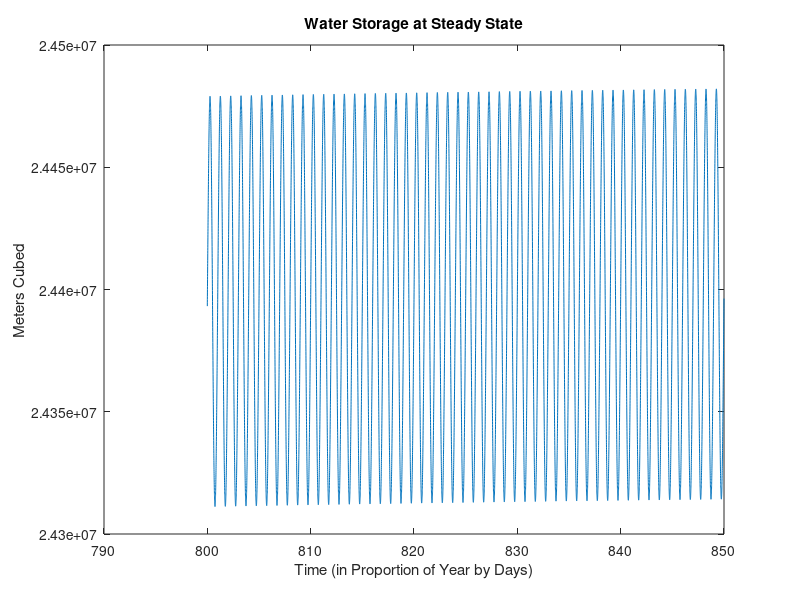
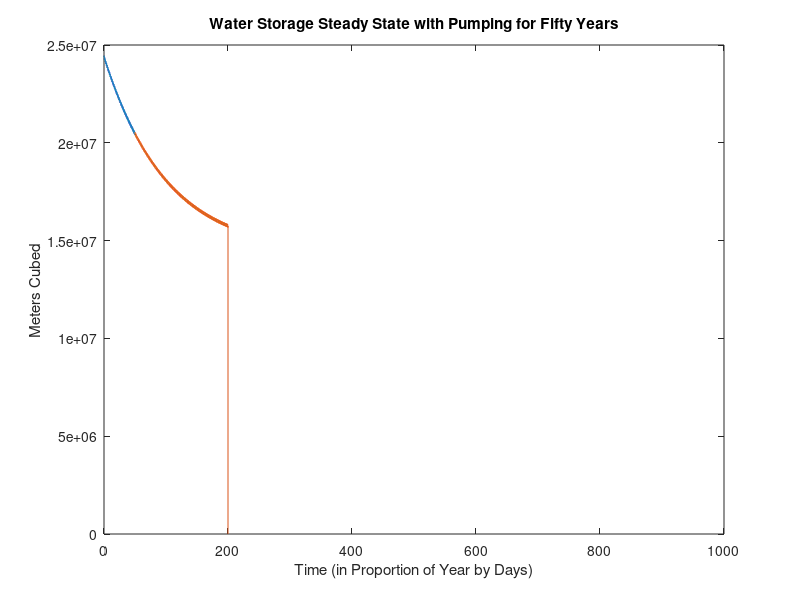
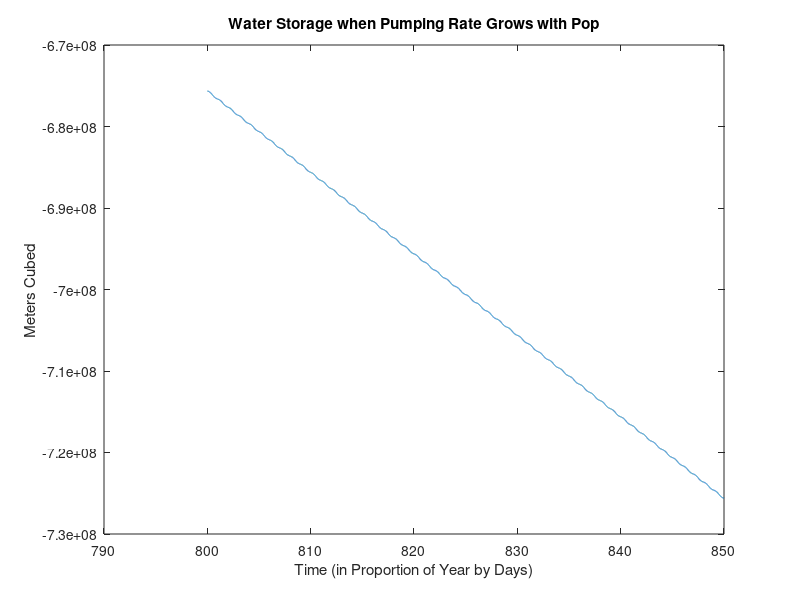

Source code (MATLAB) for these figures, in order:
dt = 1/365; % 1 day time step
t = [0:dt:1000]; % 1 years
area = 1000 *1000;
%precip
Pmax = 1; % meter per year
P = (Pmax/2) * (cos(2*pi*t)+1); % meters cubed of precip over 1km area

% figure(1)
% plot(t, P, '-b')
% title('Precip')

%temp

Tmax = 25; %deg celsius
Tmin = 10;
T = ((Tmax-Tmin)/2)*(sin(2*pi*t-pi/2)+1)+Tmin;

% %plot
% figure(2)
% plot(t,T)
% title('Temp')

%runoff = q_s
ks = 10; % no units
Ph = 1; % meter per year
qs = (P./(1+ks*exp(-P./Ph))); %runoff (m/yr) make sure to multiple by area to get cubic meters per year

% figure(3)
% plot(P, qs./P)
% title('Fraction of Precip that goes to runoff')

%1 see doc

%2
kt = .001; % meters per year*celsius^2
Pmax = 1; % meters cubed per year
Tmax = 25; %deg celsius
Tmin = 10;

E = (kt*.5*T.^2); % meters cubed of evap over 1km area

% figure(2)
% plot(t(1:365), P(1:365), 'r')
% hold on
% plot(t(1:365), E(1:365), 'b')
% title('Precipitation and Evaporation over 1 Year over 1km aquifer')
% xlabel('Time (in Proportion of Year by Days)')
% ylabel('Meters of precip')

totalrainfall = sum(P*dt); % .5027 meters per one year

%3 
qn = 0; % no groundwater pumping
kb = .01; % per year

ks = 10; % no units
Ph = 1; % meter cubed per year


% initial condition
S0 = 10^6; % meters cubed
% solve with Euler Forward

Sf = 0*t; % placeholder

Sf(1) = S0;

f = @(Sf, P, E, qs)P*area-E*area-qs*area-(kb.*Sf);

for i = 2:length(t)
    Sf(i) = Sf(i-1) + dt.*f(Sf(i-1), P(i-1), E(i-1), qs(i-1));
end

steadyyear = 800;
startsteadyi = 800*365;
endfiftyyearsi = startsteadyi+50*365;

rangestorage = range(Sf(startsteadyi:endfiftyyearsi))
meandepth = (mean((Sf(startsteadyi:endfiftyyearsi)))/1000)/1000

figure(3)
plot(t(startsteadyi:endfiftyyearsi), Sf(startsteadyi:endfiftyyearsi))
title('Water Storage at Steady State')
xlabel('Time (in Proportion of Year by Days)')
ylabel('Meters Cubed')

% 4
qn = 100000; % m cubed per year

% initial condition
S0 = Sf(startsteadyi); % meters cubed
% solve with Euler Forward

Sf = 0*t; % placeholder

Sf(1) = S0;

f = @(Sf, P, E, qs, qn)P*area-E*area-qs*area-(kb.*Sf)-qn;

for i = 2:length(t(startsteadyi:end))
    Sf(i) = Sf(i-1) + dt.*f(Sf(i-1), P(i-1), E(i-1), qs(i-1), qn);
end

figure(4)
plot(t(1:365*50), Sf(1:365*50))
hold on
plot(t(365*50:end), Sf(365*50:end))
title('Water Storage Steady State with Pumping for Fifty Years')
xlabel('Time (in Proportion of Year by Days)')
ylabel('Meters Cubed')


% 5

qn0 = 0; % initial pumping m cubed per year
qn = 0*t;
qn(1) = qn0;

for i = 2:length(t)
    qn(i) = qn(i-1) + dt.*10000;
end

Sf = 0*t; % placeholder

Sf(1) = S0;

for i = 2:length(t)
    Sf(i) = Sf(i-1) + dt.*f(Sf(i-1), P(i-1), E(i-1), qs(i-1), qn(i-1));
end

figure(5)
plot(t(startsteadyi:endfiftyyearsi), Sf(startsteadyi:endfiftyyearsi))
title('Water Storage when Pumping Rate Grows with Pop')
xlabel('Time (in Proportion of Year by Days)')
ylabel('Meters Cubed')










